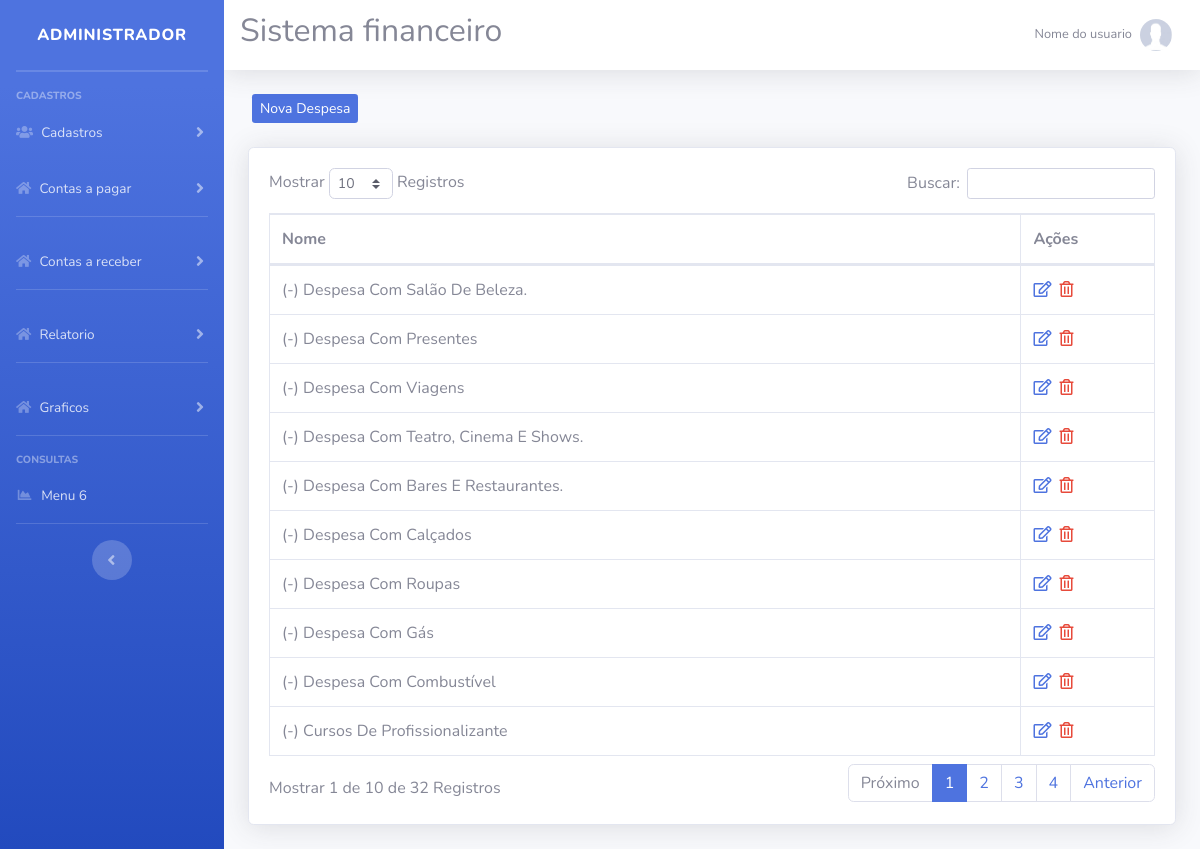
The app's page /sistema/index.php?pag=Despesa with its own data.
### tables this page shows
CREATE TABLE `despesa` (
  `id` int(11) NOT NULL,
  `nome` varchar(50) NOT NULL,
  `tipo` varchar(10) NOT NULL
);

### sistema/despesa.php (the view, shortened to what this page needs)
<?php
$pag = "Despesa";
require_once("../config/conexao.php");
?>
<div class="row mt-4 mb-4">
    <a type="button" class="btn-primary btn-sm ml-3 d-none d-md-block" href="index.php?pag=<?php echo $pag ?>&funcao=novo">Nova Despesa</a>
</div>
<div class="card shadow mb-4">
    <div class="card-body">
        <div class="table-responsive">
            <table class="table table-bordered" id="dataTable" width="100%" cellspacing="0">
                <thead>
                    <tr>
                        <th width="85%" align="left">Nome</th>
                        <th>Ações</th>
                    </tr>
                </thead>
                <tbody>
                   <?php
                   $query = $pdo->query("SELECT * FROM despesa order by id desc ");
                   $res = $query->fetchAll(PDO::FETCH_ASSOC);
                   for ($i=0; $i < count($res); $i++) {
                      $nome = $res[$i]['nome'];
                      $id = $res[$i]['id'];
                      ?>
                    <tr>
                        <td><?php echo $nome ?></td>
                        <td>
                             <a href="index.php?pag=<?php echo $pag ?>&funcao=editar&id=<?php echo $id ?>" class='text-primary mr-1' title='Editar Dados'><i class='far fa-edit'></i></a>
                            <a href="index.php?pag=<?php echo $pag ?>&funcao=excluir&id=<?php echo $id ?>" class='text-danger mr-1' title='Excluir Registro'><i class='far fa-trash-alt'></i></a>
                        </td>
                    </tr>
<?php } ?>
                </tbody>
            </table>
        </div>
    </div>
</div>

### records on screen
despesa: nome "(-) Despesa Com Salão De Beleza."
despesa: nome "(-) Despesa Com Presentes"
despesa: nome "(-) Despesa Com Viagens"
despesa: nome "(-) Despesa Com Teatro, Cinema E Shows."
despesa: nome "(-) Despesa Com Bares E Restaurantes."
despesa: nome "(-) Despesa Com Calçados"
despesa: nome "(-) Despesa Com Roupas"
despesa: nome "(-) Despesa Com Gás"
despesa: nome "(-) Despesa Com Combustível"
despesa: nome "(-) Cursos De Profissionalizante"
